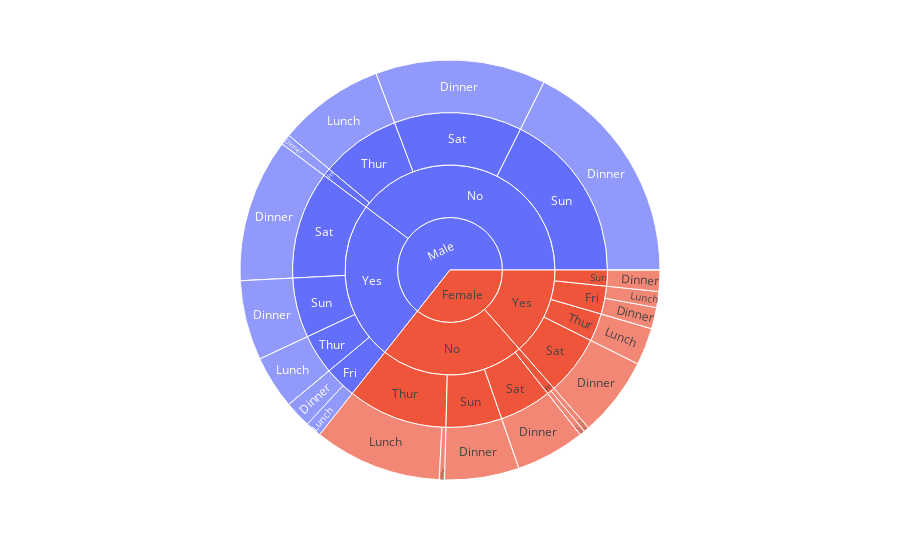

Notebook code cell kept with this figure:
### Code cell
# Create a hierarchical Sunburst plot
fig = px.sunburst(
    tips,
    path=['sex', 'smoker','day','time'],
      # You can use 'size' or 'total_bill' for values
   
      # Add 'tip' as hover data to display tip information
)



# Show the Sunburst plot
fig.show()

### Figure 1 — Plotly figure (JSON) as saved in the notebook; plotly's stock layout.template omitted (floating-point values rounded to 4 significant figures)
{"data": [{"branchvalues": "total", "domain": {"x": [0, 1], "y": [0, 1]}, "hovertemplate": "labels=%{label}<br>count=%{value}<br>parent=%{parent}<br>id=%{id}<extra></extra>", "ids": ["Male/Yes/Thur/Lunch", "Female/Yes/Thur/Lunch", "Male/No/Thur/Lunch", "Female/No/Thur/Lunch", "Male/Yes/Fri/Lunch", "Female/Yes/Fri/Lunch", "Male/No/Fri/Lunch", "Female/No/Fri/Lunch", "Male/Yes/Sat/Lunch", "Female/Yes/Sat/Lunch", "Male/No/Sat/Lunch", "Female/No/Sat/Lunch", "Male/Yes/Sun/Lunch", "Female/Yes/Sun/Lunch", "Male/No/Sun/Lunch", "Female/No/Sun/Lunch", "Male/Yes/Thur/Dinner", "Female/Yes/Thur/Dinner", "Male/No/Thur/Dinner", "Female/No/Thur/Dinner", "Male/Yes/Fri/Dinner", "Female/Yes/Fri/Dinner", "Male/No/Fri/Dinner", "Female/No/Fri/Dinner", "Male/Yes/Sat/Dinner", "Female/Yes/Sat/Dinner", "Male/No/Sat/Dinner", "Female/No/Sat/Dinner", "Male/Yes/Sun/Dinner", "Female/Yes/Sun/Dinner", "Male/No/Sun/Dinner", "Female/No/Sun/Dinner", "Male/Yes/Thur", "Female/Yes/Thur", "Male/No/Thur", "Female/No/Thur", "Male/Yes/Fri", "Female/Yes/Fri", "Male/No/Fri", "Female/No/Fri", "Male/Yes/Sat", "Female/Yes/Sat", "Male/No/Sat", "Female/No/Sat", "Male/Yes/Sun", "Female/Yes/Sun", "Male/No/Sun", "Female/No/Sun", "Male/Yes", "Female/Yes", "Male/No", "Female/No", "Male", "Female"], "labels": ["Lunch", "Lunch", "Lunch", "Lunch", "Lunch", "Lunch", "Lunch", "Lunch", "Lunch", "Lunch", "Lunch", "Lunch", "Lunch", "Lunch", "Lunch", "Lunch", "Dinner", "Dinner", "Dinner", "Dinner", "Dinner", "Dinner", "Dinner", "Dinner", "Dinner", "Dinner", "Dinner", "Dinner", "Dinner", "Dinner", "Dinner", "Dinner", "Thur", "Thur", "Thur", "Thur", "Fri", "Fri", "Fri", "Fri", "Sat", "Sat", "Sat", "Sat", "Sun", "Sun", "Sun", "Sun", "Yes", "Yes", "No", "No", "Male", "Female"], "name": "", "parents": ["Male/Yes/Thur", "Female/Yes/Thur", "Male/No/Thur", "Female/No/Thur", "Male/Yes/Fri", "Female/Yes/Fri", "Male/No/Fri", "Female/No/Fri", "Male/Yes/Sat", "Female/Yes/Sat", "Male/No/Sat", "Female/No/Sat", "Male/Yes/Sun", "Female/Yes/Sun", "Male/No/Sun", "Female/No/Sun", "Male/Yes/Thur", "Female/Yes/Thur", "Male/No/Thur", "Female/No/Thur", "Male/Yes/Fri", "Female/Yes/Fri", "Male/No/Fri", "Female/No/Fri", "Male/Yes/Sat", "Female/Yes/Sat", "Male/No/Sat", "Female/No/Sat", "Male/Yes/Sun", "Female/Yes/Sun", "Male/No/Sun", "Female/No/Sun", "Male/Yes", "Female/Yes", "Male/No", "Female/No", "Male/Yes", "Female/Yes", "Male/No", "Female/No", "Male/Yes", "Female/Yes", "Male/No", "Female/No", "Male/Yes", "Female/Yes", "Male/No", "Female/No", "Male", "Female", "Male", "Female", "", ""], "type": "sunburst", "values": [10, 7, 20, 24, 3, 3, 0, 1, 0, 0, 0, 0, 0, 0, 0, 0, 0, 0, 0, 1, 5, 4, 2, 1, 27, 15, 32, 13, 15, 4, 43, 14, 10, 7, 20, 25, 8, 7, 2, 2, 27, 15, 32, 13, 15, 4, 43, 14, 60, 33, 97, 54, 157, 87]}], "layout": {"legend": {"tracegroupgap": 0}, "margin": {"t": 60}}}
